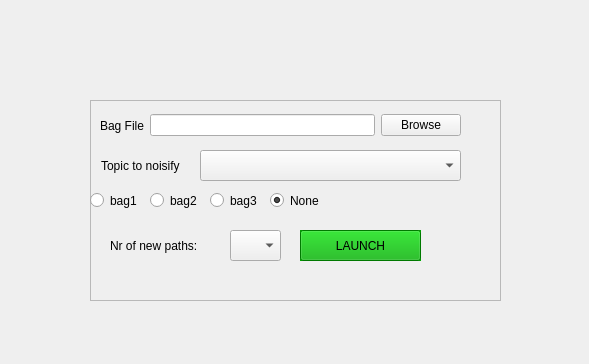
<?xml version="1.0" encoding="UTF-8"?>
<ui version="4.0">
 <class>Form</class>
 <widget class="QWidget" name="Form">
  <property name="geometry">
   <rect>
    <x>0</x>
    <y>0</y>
    <width>589</width>
    <height>364</height>
   </rect>
  </property>
  <property name="windowTitle">
   <string>Form</string>
  </property>
  <widget class="QFrame" name="frame_2">
   <property name="geometry">
    <rect>
     <x>90</x>
     <y>100</y>
     <width>411</width>
     <height>201</height>
    </rect>
   </property>
   <property name="frameShape">
    <enum>QFrame::StyledPanel</enum>
   </property>
   <property name="frameShadow">
    <enum>QFrame::Raised</enum>
   </property>
   <widget class="QRadioButton" name="radio_Bag1">
    <property name="geometry">
     <rect>
      <x>0</x>
      <y>90</y>
      <width>61</width>
      <height>21</height>
     </rect>
    </property>
    <property name="text">
     <string>bag1</string>
    </property>
    <attribute name="buttonGroup">
     <string notr="true">buttonGroup</string>
    </attribute>
   </widget>
   <widget class="QRadioButton" name="radio_Bag3">
    <property name="geometry">
     <rect>
      <x>120</x>
      <y>90</y>
      <width>51</width>
      <height>21</height>
     </rect>
    </property>
    <property name="text">
     <string>bag3</string>
    </property>
    <attribute name="buttonGroup">
     <string notr="true">buttonGroup</string>
    </attribute>
   </widget>
   <widget class="QRadioButton" name="radio_Bag2">
    <property name="geometry">
     <rect>
      <x>60</x>
      <y>90</y>
      <width>61</width>
      <height>21</height>
     </rect>
    </property>
    <property name="text">
     <string>bag2</string>
    </property>
    <attribute name="buttonGroup">
     <string notr="true">buttonGroup</string>
    </attribute>
   </widget>
   <widget class="QPushButton" name="Launch">
    <property name="geometry">
     <rect>
      <x>210</x>
      <y>130</y>
      <width>121</width>
      <height>31</height>
     </rect>
    </property>
    <property name="palette">
     <palette>
      <active>
       <colorrole role="WindowText">
        <brush brushstyle="SolidPattern">
         <color alpha="255">
          <red>0</red>
          <green>0</green>
          <blue>0</blue>
         </color>
        </brush>
       </colorrole>
       <colorrole role="Button">
        <brush brushstyle="SolidPattern">
         <color alpha="255">
          <red>0</red>
          <green>170</green>
          <blue>0</blue>
         </color>
        </brush>
       </colorrole>
       <colorrole role="Light">
        <brush brushstyle="SolidPattern">
         <color alpha="255">
          <red>0</red>
          <green>255</green>
          <blue>0</blue>
         </color>
        </brush>
       </colorrole>
       <colorrole role="Midlight">
        <brush brushstyle="SolidPattern">
         <color alpha="255">
          <red>0</red>
          <green>212</green>
          <blue>0</blue>
         </color>
        </brush>
       </colorrole>
       <colorrole role="Dark">
        <brush brushstyle="SolidPattern">
         <color alpha="255">
          <red>0</red>
          <green>85</green>
          <blue>0</blue>
         </color>
        </brush>
       </colorrole>
       <colorrole role="Mid">
        <brush brushstyle="SolidPattern">
         <color alpha="255">
          <red>0</red>
          <green>113</green>
          <blue>0</blue>
         </color>
        </brush>
       </colorrole>
       <colorrole role="Text">
        <brush brushstyle="SolidPattern">
         <color alpha="255">
          <red>0</red>
          <green>0</green>
          <blue>0</blue>
         </color>
        </brush>
       </colorrole>
       <colorrole role="BrightText">
        <brush brushstyle="SolidPattern">
         <color alpha="255">
          <red>255</red>
          <green>255</green>
          <blue>255</blue>
         </color>
        </brush>
       </colorrole>
       <colorrole role="ButtonText">
        <brush brushstyle="SolidPattern">
         <color alpha="255">
          <red>0</red>
          <green>0</green>
          <blue>0</blue>
         </color>
        </brush>
       </colorrole>
       <colorrole role="Base">
        <brush brushstyle="SolidPattern">
         <color alpha="255">
          <red>255</red>
          <green>255</green>
          <blue>255</blue>
         </color>
        </brush>
       </colorrole>
       <colorrole role="Window">
        <brush brushstyle="SolidPattern">
         <color alpha="255">
          <red>0</red>
          <green>170</green>
          <blue>0</blue>
         </color>
        </brush>
       </colorrole>
       <colorrole role="Shadow">
        <brush brushstyle="SolidPattern">
         <color alpha="255">
          <red>0</red>
          <green>0</green>
          <blue>0</blue>
         </color>
        </brush>
       </colorrole>
       <colorrole role="AlternateBase">
        <brush brushstyle="SolidPattern">
         <color alpha="255">
          <red>127</red>
          <green>212</green>
          <blue>127</blue>
         </color>
        </brush>
       </colorrole>
       <colorrole role="ToolTipBase">
        <brush brushstyle="SolidPattern">
         <color alpha="255">
          <red>255</red>
          <green>255</green>
          <blue>220</blue>
         </color>
        </brush>
       </colorrole>
       <colorrole role="ToolTipText">
        <brush brushstyle="SolidPattern">
         <color alpha="255">
          <red>0</red>
          <green>0</green>
          <blue>0</blue>
         </color>
        </brush>
       </colorrole>
      </active>
      <inactive>
       <colorrole role="WindowText">
        <brush brushstyle="SolidPattern">
         <color alpha="255">
          <red>0</red>
          <green>0</green>
          <blue>0</blue>
         </color>
        </brush>
       </colorrole>
       <colorrole role="Button">
        <brush brushstyle="SolidPattern">
         <color alpha="255">
          <red>0</red>
          <green>170</green>
          <blue>0</blue>
         </color>
        </brush>
       </colorrole>
       <colorrole role="Light">
        <brush brushstyle="SolidPattern">
         <color alpha="255">
          <red>0</red>
          <green>255</green>
          <blue>0</blue>
         </color>
        </brush>
       </colorrole>
       <colorrole role="Midlight">
        <brush brushstyle="SolidPattern">
         <color alpha="255">
          <red>0</red>
          <green>212</green>
          <blue>0</blue>
         </color>
        </brush>
       </colorrole>
       <colorrole role="Dark">
        <brush brushstyle="SolidPattern">
         <color alpha="255">
          <red>0</red>
          <green>85</green>
          <blue>0</blue>
         </color>
        </brush>
       </colorrole>
       <colorrole role="Mid">
        <brush brushstyle="SolidPattern">
         <color alpha="255">
          <red>0</red>
          <green>113</green>
          <blue>0</blue>
         </color>
        </brush>
       </colorrole>
       <colorrole role="Text">
        <brush brushstyle="SolidPattern">
         <color alpha="255">
          <red>0</red>
          <green>0</green>
          <blue>0</blue>
         </color>
        </brush>
       </colorrole>
       <colorrole role="BrightText">
        <brush brushstyle="SolidPattern">
         <color alpha="255">
          <red>255</red>
          <green>255</green>
          <blue>255</blue>
         </color>
        </brush>
       </colorrole>
       <colorrole role="ButtonText">
        <brush brushstyle="SolidPattern">
         <color alpha="255">
          <red>0</red>
          <green>0</green>
          <blue>0</blue>
         </color>
        </brush>
       </colorrole>
       <colorrole role="Base">
        <brush brushstyle="SolidPattern">
         <color alpha="255">
          <red>255</red>
          <green>255</green>
          <blue>255</blue>
         </color>
        </brush>
       </colorrole>
       <colorrole role="Window">
        <brush brushstyle="SolidPattern">
         <color alpha="255">
          <red>0</red>
          <green>170</green>
          <blue>0</blue>
         </color>
        </brush>
       </colorrole>
       <colorrole role="Shadow">
        <brush brushstyle="SolidPattern">
         <color alpha="255">
          <red>0</red>
          <green>0</green>
          <blue>0</blue>
         </color>
        </brush>
       </colorrole>
       <colorrole role="AlternateBase">
        <brush brushstyle="SolidPattern">
         <color alpha="255">
          <red>127</red>
          <green>212</green>
          <blue>127</blue>
         </color>
        </brush>
       </colorrole>
       <colorrole role="ToolTipBase">
        <brush brushstyle="SolidPattern">
         <color alpha="255">
          <red>255</red>
          <green>255</green>
          <blue>220</blue>
         </color>
        </brush>
       </colorrole>
       <colorrole role="ToolTipText">
        <brush brushstyle="SolidPattern">
         <color alpha="255">
          <red>0</red>
          <green>0</green>
          <blue>0</blue>
         </color>
        </brush>
       </colorrole>
      </inactive>
      <disabled>
       <colorrole role="WindowText">
        <brush brushstyle="SolidPattern">
         <color alpha="255">
          <red>0</red>
          <green>85</green>
          <blue>0</blue>
         </color>
        </brush>
       </colorrole>
       <colorrole role="Button">
        <brush brushstyle="SolidPattern">
         <color alpha="255">
          <red>0</red>
          <green>170</green>
          <blue>0</blue>
         </color>
        </brush>
       </colorrole>
       <colorrole role="Light">
        <brush brushstyle="SolidPattern">
         <color alpha="255">
          <red>0</red>
          <green>255</green>
          <blue>0</blue>
         </color>
        </brush>
       </colorrole>
       <colorrole role="Midlight">
        <brush brushstyle="SolidPattern">
         <color alpha="255">
          <red>0</red>
          <green>212</green>
          <blue>0</blue>
         </color>
        </brush>
       </colorrole>
       <colorrole role="Dark">
        <brush brushstyle="SolidPattern">
         <color alpha="255">
          <red>0</red>
          <green>85</green>
          <blue>0</blue>
         </color>
        </brush>
       </colorrole>
       <colorrole role="Mid">
        <brush brushstyle="SolidPattern">
         <color alpha="255">
          <red>0</red>
          <green>113</green>
          <blue>0</blue>
         </color>
        </brush>
       </colorrole>
       <colorrole role="Text">
        <brush brushstyle="SolidPattern">
         <color alpha="255">
          <red>0</red>
          <green>85</green>
          <blue>0</blue>
         </color>
        </brush>
       </colorrole>
       <colorrole role="BrightText">
        <brush brushstyle="SolidPattern">
         <color alpha="255">
          <red>255</red>
          <green>255</green>
          <blue>255</blue>
         </color>
        </brush>
       </colorrole>
       <colorrole role="ButtonText">
        <brush brushstyle="SolidPattern">
         <color alpha="255">
          <red>0</red>
          <green>85</green>
          <blue>0</blue>
         </color>
        </brush>
       </colorrole>
       <colorrole role="Base">
        <brush brushstyle="SolidPattern">
         <color alpha="255">
          <red>0</red>
          <green>170</green>
          <blue>0</blue>
         </color>
        </brush>
       </colorrole>
       <colorrole role="Window">
        <brush brushstyle="SolidPattern">
         <color alpha="255">
          <red>0</red>
          <green>170</green>
          <blue>0</blue>
         </color>
        </brush>
       </colorrole>
       <colorrole role="Shadow">
        <brush brushstyle="SolidPattern">
         <color alpha="255">
          <red>0</red>
          <green>0</green>
          <blue>0</blue>
         </color>
        </brush>
       </colorrole>
       <colorrole role="AlternateBase">
        <brush brushstyle="SolidPattern">
         <color alpha="255">
          <red>0</red>
          <green>170</green>
          <blue>0</blue>
         </color>
        </brush>
       </colorrole>
       <colorrole role="ToolTipBase">
        <brush brushstyle="SolidPattern">
         <color alpha="255">
          <red>255</red>
          <green>255</green>
          <blue>220</blue>
         </color>
        </brush>
       </colorrole>
       <colorrole role="ToolTipText">
        <brush brushstyle="SolidPattern">
         <color alpha="255">
          <red>0</red>
          <green>0</green>
          <blue>0</blue>
         </color>
        </brush>
       </colorrole>
      </disabled>
     </palette>
    </property>
    <property name="autoFillBackground">
     <bool>true</bool>
    </property>
    <property name="text">
     <string>LAUNCH</string>
    </property>
   </widget>
   <widget class="QWidget" name="layoutWidget">
    <property name="geometry">
     <rect>
      <x>10</x>
      <y>10</y>
      <width>361</width>
      <height>31</height>
     </rect>
    </property>
    <layout class="QHBoxLayout" name="horizontalLayout">
     <item>
      <widget class="QLabel" name="label">
       <property name="text">
        <string>Bag File</string>
       </property>
      </widget>
     </item>
     <item>
      <widget class="QLineEdit" name="lineEdit"/>
     </item>
     <item>
      <widget class="QPushButton" name="Browse">
       <property name="text">
        <string>Browse</string>
       </property>
      </widget>
     </item>
    </layout>
   </widget>
   <widget class="QLabel" name="label_2">
    <property name="geometry">
     <rect>
      <x>11</x>
      <y>50</y>
      <width>91</width>
      <height>31</height>
     </rect>
    </property>
    <property name="text">
     <string>Topic to noisify</string>
    </property>
   </widget>
   <widget class="QComboBox" name="comboBox_topics">
    <property name="geometry">
     <rect>
      <x>110</x>
      <y>50</y>
      <width>261</width>
      <height>31</height>
     </rect>
    </property>
    <property name="editable">
     <bool>false</bool>
    </property>
    <property name="currentIndex">
     <number>-1</number>
    </property>
   </widget>
   <widget class="QRadioButton" name="radio_None">
    <property name="geometry">
     <rect>
      <x>180</x>
      <y>90</y>
      <width>51</width>
      <height>21</height>
     </rect>
    </property>
    <property name="text">
     <string>None</string>
    </property>
    <property name="checked">
     <bool>true</bool>
    </property>
    <attribute name="buttonGroup">
     <string notr="true">buttonGroup</string>
    </attribute>
   </widget>
   <widget class="QComboBox" name="comboBox_nr">
    <property name="geometry">
     <rect>
      <x>140</x>
      <y>130</y>
      <width>51</width>
      <height>31</height>
     </rect>
    </property>
    <property name="contextMenuPolicy">
     <enum>Qt::DefaultContextMenu</enum>
    </property>
    <property name="editable">
     <bool>false</bool>
    </property>
    <property name="currentText">
     <string notr="true"/>
    </property>
    <property name="currentIndex">
     <number>-1</number>
    </property>
   </widget>
   <widget class="QLabel" name="label_3">
    <property name="geometry">
     <rect>
      <x>20</x>
      <y>130</y>
      <width>111</width>
      <height>31</height>
     </rect>
    </property>
    <property name="text">
     <string>Nr of new paths:</string>
    </property>
   </widget>
  </widget>
 </widget>
 <resources/>
 <connections/>
 <buttongroups>
  <buttongroup name="buttonGroup"/>
 </buttongroups>
</ui>
